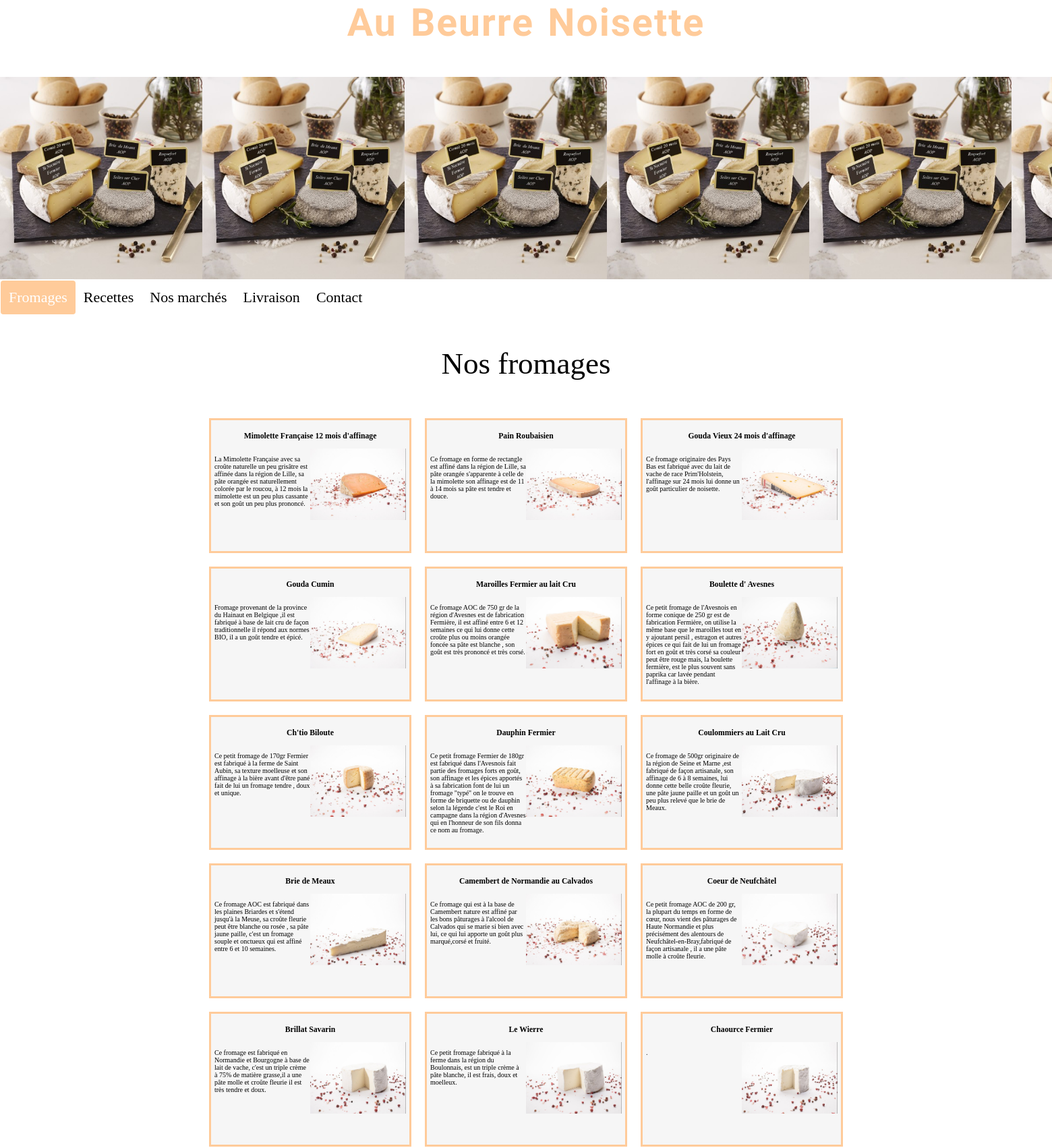
The page /allcheese/ (upper part) on the database its author committed.
### cheese/models.py (models this page shows, shortened)
class Fromage(models.Model):
    PATEMOLLES = "PMO"
    PATEPRESSESCUITES = "PPC"
    PATEFLEURIES = "PFL"
    FROMAGEDECHEVRES = "FCH"
    FROMAGEDEBREBIS = "FBR"
    PATEPERSILLEES = "PPE"
    TRIPLECREMES = "TCR"
    PATEFORTES = "PFO"
    COMPOSITION = [
        (PATEMOLLES, "patemolles"),
        (PATEPRESSESCUITES, "patepresseescuites"),
        (PATEFLEURIES, "patefleuries"),
        (FROMAGEDECHEVRES, "fromagedechevres"),
        (FROMAGEDEBREBIS, "fromagedebrebis"),
        (PATEPERSILLEES, "patepersillees"),
        (TRIPLECREMES, "triplecremes"),
        (PATEFORTES, "patefortes"),
    ]
    name = models.CharField(max_length=150)
    slug = models.SlugField(max_length=150, unique=True, blank=True)
    origin = models.CharField(max_length=100, blank=True, verbose_name="origine")
    category = models.CharField(max_length=100, blank=True, choices=COMPOSITION, verbose_name="categories")
    description = models.TextField(blank=True)
    composition = models.CharField(max_length=100, blank=True)
    stock = models.BooleanField(default=False)
    thumbnail = models.ImageField(upload_to="Fromages", blank=True, null=True)
    price = models.FloatField(blank=True, null=True, verbose_name="prix")
    class Meta:
        verbose_name = "Les fromage"

### cheese/views.py (the view)
# urls.py: path('allcheese/', views.allcheese, name='allcheese'),
def allcheese(request):
    fromages = Fromage.objects.all()
    return render(request, 'cheese/allcheese.html', context={'fromages': fromages})

### cheese/templates/cheese/allcheese.html (shortened to what this page needs)
{% extends 'base.html' %}
{% load static %}
{% block content %}
<section class="section-flex">
            <p class="info-section" style="text-align:center; font-size: 45px;">Nos fromages</p>
            <div class="content">
                    {% for fromage in fromages %}
                <div class="item">
                <li class="btn">
                    <a href="{% url 'detail' fromage.slug %}"><h3>{{ fromage.name }} </h3></a>
                </li>
                <p>{{ fromage.description }}.</p>
                <img src="{{ fromage.thumbnail.url }}" alt="{{ fromage.name }}" style="max-width: 200px;">
                </div>
                    {% endfor %}
        </div>
</section>
{% endblock %}

### cheese/static/cheese/style.css (style rules this page uses)
* { box-sizing: border-box; }
body { background-color: white; margin:0; }
.item li.btn { list-style-type: none; text-decoration: none; color: black; }
.item li.btn a { text-decoration: none; color: black; transition-duration: 6s; cursor: pointer; }
.content { display: flex; justify-content: center; flex-wrap: wrap; width: 80%; max-width: 1100px; margin: 15px auto 0; overflow: scroll; }
.item { width: 300px; height: 200px; margin: 10px; overflow: hidden; flex-shrink: 0; font-size: 10px; float: top; border: 3px solid #ffcb9a; padding: 5px; background-color: #F6F6F6; }
.item img { width: 50%; height: auto; float: right; }
.item p { width: 50%; height: auto; float: left; }
.item a { text-align: center; text-decoration: none; }

### rows shown on the page
Fromage: name "Mimolette Française 12 mois d'affinage", description "La Mimolette Française avec sa croûte naturelle un peu grisâtre est affinée dans la région de Lille, sa pâte orangée est naturellement colorée par le roucou, à 12 mois la mimolette est un peu plus cassante et son goût un peu plus prononcé", thumbnail (picture)
Fromage: name "Pain Roubaisien", description "Ce fromage en forme de rectangle est affiné dans la région de Lille, sa pâte orangée s'apparente à celle de la mimolette son affinage est de 11 à 14 mois sa pâte est tendre et douce", thumbnail (picture)
Fromage: name "Gouda Vieux 24 mois d'affinage", description "Ce fromage originaire des Pays Bas est fabriqué avec du lait de vache de race Prim'Holstein, l'affinage sur 24 mois lui donne un goût particulier de noisette", thumbnail (picture)
Fromage: name "Gouda Cumin", description "Fromage provenant de la province du Hainaut en Belgique ,il est fabriqué à base de lait cru de façon traditionnelle il répond aux normes BIO, il a un goût tendre et épicé", thumbnail (picture)
Fromage: name "Maroilles Fermier au lait Cru", description "Ce fromage AOC de 750 gr de la région d'Avesnes est de fabrication Fermière, il est affiné entre 6 et 12 semaines ce qui lui donne cette croûte plus ou moins orangée foncée sa pâte est blanche , son goût est très prononcé et très corsé", thumbnail (picture)
Fromage: name "Boulette d' Avesnes", description "Ce petit fromage de l'Avesnois en forme conique de 250 gr est de fabrication Fermière, on utilise la même base que le maroilles tout en y ajoutant persil , estragon et autres épices ce qui fait de lui un fromage fort en goût et très corsé sa couleur peut être rouge mais, la boulette fermière, est le plus souvent sans paprika car lavée pendant l'affinage à la bière", thumbnail (picture)
Fromage: name "Ch'tio Biloute", description "Ce petit fromage de 170gr Fermier est fabriqué à la ferme de Saint Aubin, sa texture moelleuse et son affinage à la bière avant d'être pané fait de lui un fromage tendre , doux et unique", thumbnail (picture)
Fromage: name "Dauphin Fermier", description "Ce petit fromage Fermier de 180gr est fabriqué dans l'Avesnois fait partie des fromages forts en goût, son affinage et les épices apportés à sa fabrication font de lui un fromage \"typé\" on le trouve en forme de briquette ou de dauphin selon la légende c'est le Roi en campagne dans la région d'Avesnes qui en l'honneur de son fils donna ce nom au fromage", thumbnail (picture)
Fromage: name "Coulommiers au Lait Cru", description "Ce fromage de 500gr originaire de la région de Seine et Marne ,est fabriqué de façon artisanale, son affinage de 6 à 8 semaines, lui donne cette belle croûte fleurie, une pâte jaune paille et un goût un peu plus relevé que le brie de Meaux", thumbnail (picture)
Fromage: name "Brie de Meaux", description "Ce fromage AOC est fabriqué dans les plaines Briardes et s'étend jusqu'à la Meuse, sa croûte fleurie peut être blanche ou rosée , sa pâte jaune paille, c'est un fromage souple et onctueux qui est affiné entre 6 et 10 semaines", thumbnail (picture)
Fromage: name "Camembert de Normandie au Calvados", description "Ce fromage qui est à la base de Camembert nature est affiné par les bons pâturages à l'alcool de Calvados qui se marie si bien avec lui, ce qui lui apporte un goût plus marqué,corsé et fruité", thumbnail (picture)
Fromage: name "Coeur de Neufchâtel", description "Ce petit fromage AOC de 200 gr, la plupart du temps en forme de cœur, nous vient des pâturages de Haute Normandie et plus précisément des alentours de Neufchâtel-en-Bray,fabriqué de façon artisanale , il a une pâte molle à croûte fleurie", thumbnail (picture)
Fromage: name "Brillat Savarin", description "Ce fromage est fabriqué en Normandie et Bourgogne à base de lait de vache, c'est un triple crème à 75% de matière grasse,il a une pâte molle et croûte fleurie il est très tendre et doux", thumbnail (picture)
Fromage: name "Le Wierre", description "Ce petit fromage fabriqué à la ferme dans la région du Boulonnais, est un triple crème à pâte blanche, il est frais, doux et moelleux", thumbnail (picture)
Fromage: name "Chaource Fermier", thumbnail (picture)
